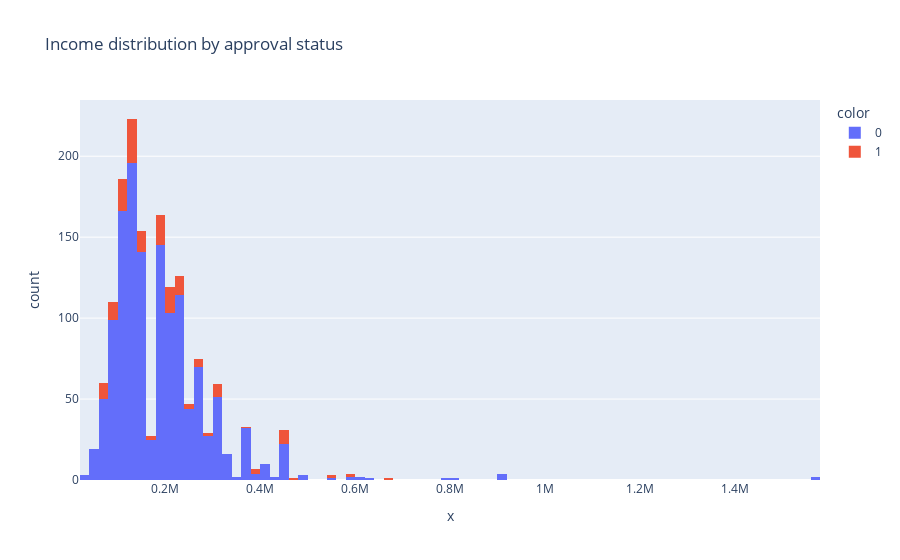

Notebook source saved alongside this figure:
### Code cell
fig = px.histogram(  x = df['Annual_income'] ,title = "Income distribution by approval status", color = df['Approved_status'] )
fig.show()

### Figure 1 — Plotly figure (JSON) as saved in the notebook; plotly's stock layout.template omitted (floating-point values rounded to 4 significant figures; data arrays with more than 128 entries replaced by an {"elided": "..."} marker saying what was removed)
{"data": [{"alignmentgroup": "True", "bingroup": "x", "hovertemplate": "color=0<br>x=%{x}<br>count=%{y}<extra></extra>", "legendgroup": "0", "marker": {"color": "#636efa", "pattern": {"shape": ""}}, "name": "0", "offsetgroup": "0", "orientation": "v", "showlegend": true, "type": "histogram", "x": {"elided": "1373 float values"}, "xaxis": "x", "yaxis": "y"}, {"alignmentgroup": "True", "bingroup": "x", "hovertemplate": "color=1<br>x=%{x}<br>count=%{y}<extra></extra>", "legendgroup": "1", "marker": {"color": "#EF553B", "pattern": {"shape": ""}}, "name": "1", "offsetgroup": "1", "orientation": "v", "showlegend": true, "type": "histogram", "x": {"elided": "175 int values"}, "xaxis": "x", "yaxis": "y"}], "layout": {"barmode": "relative", "legend": {"title": {"text": "color"}, "tracegroupgap": 0}, "title": {"text": "Income distribution by approval status"}, "xaxis": {"anchor": "y", "domain": [0, 1], "title": {"text": "x"}}, "yaxis": {"anchor": "x", "domain": [0, 1], "title": {"text": "count"}}}}
